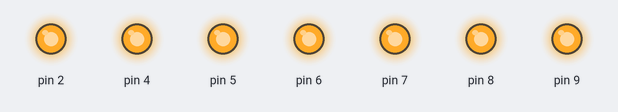
This sketch was run on a simulated Arduino Uno, built with avr-gcc and run on an emulated ATmega328P. Shown: output pins drawn as LEDs (lit = HIGH).

Above: at 0.1 s.
Timing chart, 0 to 1.6 s (numbered marks = the images above):
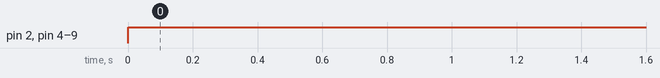

Measured:
- by itself, pin 2, pin 4–9: LOW → HIGH at 0.00 s

The sketch:

7-seg.ino
```cpp
void setup() {
  pinMode(2,OUTPUT);
  pinMode(4,OUTPUT);
  pinMode(6,OUTPUT);
  pinMode(5,OUTPUT);
  pinMode(7,OUTPUT);
  pinMode(8,OUTPUT);
  pinMode(9,OUTPUT);
}

void loop() {
  digitalWrite(2,HIGH);
  digitalWrite(4,HIGH);
  digitalWrite(6,HIGH);
  digitalWrite(5,HIGH);
  digitalWrite(7,HIGH);
  digitalWrite(8,HIGH);
  digitalWrite(9,HIGH);
}

/*

7seg dispay pins:

2,4,6,5,7,8,9

*/
```
